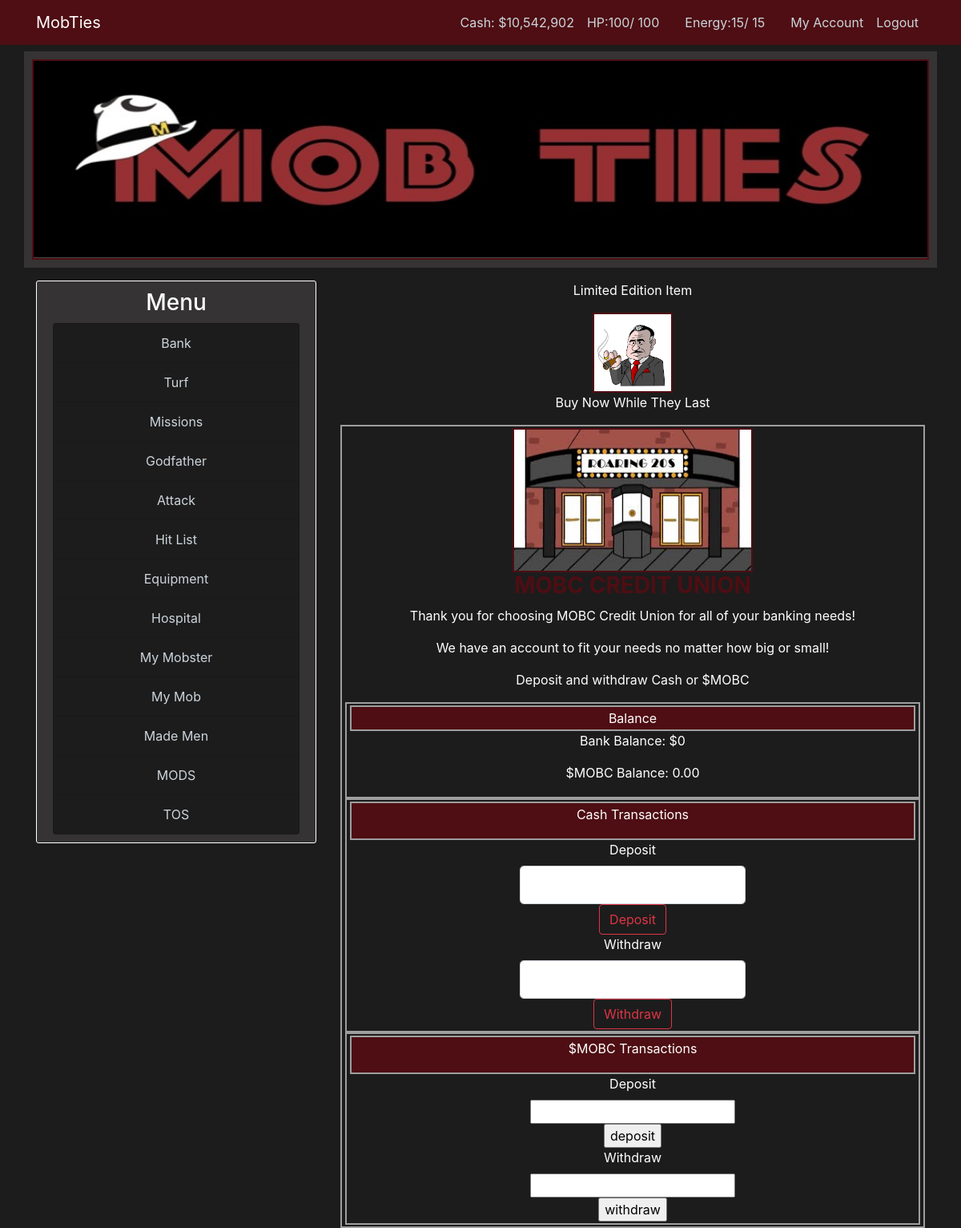
/bank (signed in), run on the app's committed database.
### mobster/models.py (models this page shows, shortened)
class User(db.Model, UserMixin):
    id = db.Column(db.Integer, primary_key=True)
    username = db.Column(db.String(22), unique=True, nullable=False)
    email = db.Column(db.String(120), unique=True, nullable=False)
    image_file = db.Column(db.String(20), nullable=False, default='default.jpg')
    password = db.Column(db.String(60), nullable=False)
    cash_on_hand = db.Column(db.Integer, default=0)
    cash_in_bank = db.Column(db.Integer, default=0)
    posts = db.relationship('Post', backref='author', lazy=True)
    items = db.relationship('User_Items', lazy=True)
    turf = db.relationship('User_Turf', lazy=True)
    stats = db.relationship('User_Stats', uselist=False)

class User_Stats(db.Model):
    id = db.Column(db.Integer, primary_key=True)
    user_level = db.Column(db.Integer, nullable=False, default=1)
    user_current_health = db.Column(db.Integer, default=100)
    user_max_health = db.Column(db.Integer, default=100)
    user_in_icu = db.Column(db.Boolean, default=False)
    user_health_thread_running = db.Column(db.Boolean, default=False)
    user_current_energy = db.Column(db.Integer, default=10)
    user_max_energy = db.Column(db.Integer, default=10)
    user_energy_thread_running = db.Column(db.Boolean, default=False)
    user_current_stamina = db.Column(db.Integer, default=10)
    user_max_stamina = db.Column(db.Integer, default=10)
    user_stamina_thread_running = db.Column(db.Boolean, default=False)
    user_experience = db.Column(db.Integer, nullable=False, default=0)
    user_total_income = db.Column(db.Integer, default=0)
    user_current_mission_id = db.Column(db.Integer, default=1)
    user_current_mission_stage = db.Column(db.Integer, default=1)
    user_total_missions_complete = db.Column(db.Integer, default=0)
    user_on_hitlist = db.Column(db.Boolean, default=False)
    user_current_bounty = db.Column(db.Integer, default=0)
    user_total_bounty_collected = db.Column(db.Integer, default=0)
    experience_to_level_up = db.Column(db.Integer, nullable=False, default=100)
    user_id = db.Column(db.Integer, db.ForeignKey('user.id'), nullable=False)

### mobster/routes.py (the view, shortened to what this page needs)
@app.route("/bank", methods=['GET', 'POST'])
@login_required
def bank():
    user = User.query.filter_by(username=current_user.username).first()
    deposit_form = BankDepositForm()
    withdraw_form = BankWithdrawForm()
    return render_template('game_templates/bank.html', title='Bank', deposit_form=deposit_form, withdraw_form=withdraw_form)

### mobster/forms.py (shortened to what this page needs)
class BankDepositForm(FlaskForm):
    deposit = IntegerField('Deposit', validators=[NumberRange(min=1)])
    deposit_submit = SubmitField('Deposit')

class BankWithdrawForm(FlaskForm):
    withdraw = IntegerField('Withdraw', validators=[NumberRange(min=0)])
    withdraw_submit = SubmitField('Withdraw')

### mobster/models.py (called while the page is built)
@login_manager.user_loader
def load_user(user_id):
    return User.query.get(int(user_id))

### mobster/templates/game_templates/bank.html (shortened to what this page needs)
{% extends "layout.html" %}
{% block body %}
    <div class="page-container">
	<div class="page-title">
	    <img src="{{ url_for('static',filename='images/bank.jpg') }}" alt="bank.jpg" width="300" height="180">
	    <h3><b>MOBC CREDIT UNION</b></h3>
	    <p>Thank you for choosing MOBC Credit Union for all of your banking needs!</p>
            <p>We have an account to fit your needs no matter how big or small!</p>
            <p> Deposit and withdraw Cash or $MOBC</p>
	</div>
	<div class="page-container">
	    <div class="page-container-head">
		Balance
	    </div>
	    <div class="page-container-body">
			<p>Bank Balance: ${{ '{:,}'.format(current_user.cash_in_bank) }}</p>
            <p>$MOBC Balance: {{ '{:,.2f}'.format(0) }}</p>
	    </div>
	</div>
	<div class="page-container">
	    <div class="page-container-head">
            <p>Cash Transactions</p>
	    </div>
	    <div class="page-container-body">
	        <form method=POST action="#">
				{{ deposit_form.deposit.label(class="form-control-label") }}
				{% if deposit_form.deposit.errors %}
					{{ deposit_form.deposit(class="form-control form-control-lg is-invalid") }}
					<div class="invalid-feedback">
						{% for error in deposit_form.deposit.errors %}
							<span>{{ error }}</span>
						{% endfor %}
					</div>
				{% else %}
					{{ deposit_form.deposit(class="form-control form-control-lg page-container-form", autocomplete="off") }}
				{% endif%}
				{{ deposit_form.deposit_submit(class="btn btn-outline-danger") }}
			</form>
			<form method=POST action="#">
				{{ withdraw_form.withdraw.label(class="form-control-label") }}
				{% if withdraw_form.withdraw.errors %}
					{{ withdraw_form.withdraw(class="form-control form-control-lg is-invalid") }}
					<div class="invalid-feedback">
						{% for error in withdraw_form.withdraw.errors %}
							<span>{{ error }}</span>
						{% endfor %}
					</div>
				{% else %}
					{{ withdraw_form.withdraw(class="form-control form-control-lg page-container-form", autocomplete="off") }}
				{% endif%}
				{{ withdraw_form.withdraw_submit(class="btn btn-outline-danger") }}
			</form>
	    </div>
	</div>
	<div class="page-container">
	    <div class="page-container-head">
		<p>$MOBC Transactions</p>
	    </div>
	    <div class="page-container-body">
		<form action="#">
	            <label for="deposit">Deposit</label><br>
		    <input type="text" name="deposit"><br>
		    <input type="submit" value="deposit">
		</form>
		<form action="#">
		    <label for="withdraw">Withdraw</label><br>
		    <input type="text" name="withdraw"><br>
		    <input type="submit" value="withdraw">
		</form>
	    </div>
        </div>
    </div>
{% endblock %}

### mobster/templates/layout.html (shortened to what this page needs)
<!DOCTYPE html>
<html>
	<head>
        <link rel="stylesheet" href="https://stackpath.bootstrapcdn.com/bootstrap/4.3.1/css/bootstrap.min.css">
		<link rel="stylesheet" type="text/css" href="{{ url_for('static', filename='main.css') }}">
	</head>
	<body>
        <header class="site-header">
            <nav class="navbar navbar-expand-md navbar-dark bg-dark-red fixed-top">
                <div class="container">
                    <a class="navbar-brand mr-4" href="/">MobTies</a>
                    <div class="collapse navbar-collapse" id="navbarToggle">
                        <div class="navbar-nav">
                            {% if current_user.is_authenticated %}
                            <a class="nav-item nav-link" href="#"><span hidden id="id">{{current_user.id}}</span></a>
                            <a class="nav-item nav-link" href="#"><span hidden id="username">{{current_user.username}}</span></a>
                                <a class="nav-item nav-link" href="{{ url_for('bank') }}">Cash: ${{ '{:,}'.format(current_user.cash_on_hand) }}</a>
                                <a class="nav-item nav-link" href="{{ url_for('hospital') }}">
                                    HP:<span id="current_health">{{ current_user.stats.user_current_health }}</span>/
                                    <span id="max_health">{{ current_user.stats.user_max_health }}</span></a>
                                <a class="nav-item nav-link" href="#"><span hidden id="health_clock">0</span></a>
                                <a class="nav-item nav-link" href="{{ url_for('hospital') }}">
                                    Energy:<span id="current_energy">{{ current_user.stats.user_current_energy }}</span>/
                                    <span id="max_energy">{{ current_user.stats.user_max_energy }}</span></a>
                                <a class="nav-item nav-link" href="#"><span hidden id="energy_clock">0</span></a>
                                <a class="nav-item nav-link" href="{{ url_for('account') }}">My Account</a>
                                <a class="nav-item nav-link" href="{{ url_for('logout') }}">Logout</a>
                            {% else %}
                                <a class="nav-item nav-link" href="{{ url_for('login') }}">Login</a>
                                <a class="nav-item nav-link" href="{{ url_for('register') }}">Register</a>
                            {% endif %}
                        </div>
                    </div>
                </div>
            </nav>
            <div class="container header-container header-img">
                <img src="{{url_for('static' ,filename='images/banner3.jpg')}}" width="100%" height="250px">
            </div>
        </header>
        <main role="main" class="container main-container">
            <div class="row">
                <div class="col-md-4">
                    <div class="content-section">
                        <h3 class='menu-text centered'>Menu</h3>
                        <ul class="list-group">
                            <li class="list-group-item list-group-item-dark centered sidebar-item"><a href="{{ url_for('bank') }}">Bank</a></li>
                            <li class="list-group-item list-group-item-dark centered sidebar-item"><a href="{{ url_for('turf') }}">Turf</a></li>
                            <li class="list-group-item list-group-item-dark centered sidebar-item"><a href="{{ url_for('missions') }}">Missions</a></li>
                            <li class="list-group-item list-group-item-dark centered sidebar-item"><a href="{{ url_for('godfather') }}">Godfather</a></li>
                            <li class="list-group-item list-group-item-dark centered sidebar-item"><a href="{{ url_for('attack') }}">Attack</a></li>
                            <li class="list-group-item list-group-item-dark centered sidebar-item"><a href="{{ url_for('hitlist') }}">Hit List</a></li>
                            <li class="list-group-item list-group-item-dark centered sidebar-item"><a href="{{ url_for('equipment') }}">Equipment</a></li>
                            <li class="list-group-item list-group-item-dark centered sidebar-item"><a href="{{ url_for('hospital') }}">Hospital</a></li>
                            <li class="list-group-item list-group-item-dark centered sidebar-item"><a href="{{ url_for('my_mobster', id=current_user.id) }}">My Mobster</a></li>
                            <li class="list-group-item list-group-item-dark centered sidebar-item"><a href="{{ url_for('my_mob') }}">My Mob</a></li>
                            <li class="list-group-item list-group-item-dark centered sidebar-item"><a href="{{ url_for('made_men') }}">Made Men</a></li>
                            <li class="list-group-item list-group-item-dark centered sidebar-item"><a href="{{ url_for('mods') }}">MODS</a></li>
                            <li class="list-group-item list-group-item-dark centered sidebar-item"><a href="{{ url_for('tos') }}">TOS</a></li>
                        </ul>
                    </div>
                </div>
                <div class="col-md-8">
                    <div class="header centered">
                        <p>Limited Edition Item</p>
                        <img src="{{url_for('static', filename='images/godfather.jpg')}}" width="100" height="100">
                        <p>Buy Now While They Last</p>
                    </div>
                    {% block body %}{% endblock %}
                </div>
	</body>
</html>

### mobster/static/main.css (style rules this page uses)
body { background: #1d1c1c; color: #ffffff; margin-top: 4rem; }
h1, h2, h3, h4, h5 { color: #444444; }
.bg-dark-red { background-color: #4e0e13; }
.centered { text-align: center; }
.menu-text { color: #ffffff; }
.sidebar-item { background-color: #1d1c1c; }
.site-header .navbar-nav .nav-link, .sidebar-item a { color: #cbd5db; }
.content-section { background: #353333; padding: 10px 20px; border: 1px solid #FFFFFF; border-radius: 3px; margin-bottom: 20px; }
h3 { color: #4e0e13; }
.header-img { background: #353333; padding: 10px 10px; text-align: center; width: 100%; }
.header-container { margin-bottom: 1rem; }
.page-container { background: #1d1c1c; padding: 2px 4px; border: 2px solid #9E9E9E; text-align: center; }
.page-container-head { background: #4e0e13; padding: 2px 4px; border: 2px solid #9E9E9E; text-align: center; }
.page-container-body { margin-left: 30%; margin-right: 30%; }
.page-container-form { text-align: center; }
img { border: 2px solid #4e0e13 }

### data on the page
User: cash_on_hand "10,542,902", cash_in_bank "0"
User_Stats: stats.user_current_health "100", stats.user_max_health "100", stats.user_current_energy "15", stats.user_max_energy "15"

### other printed values
{{ '{:,.2f}'.format(0) }} "0.00"
{{ deposit_form.deposit.label(class="form-control-label") }} "Deposit"
{{ withdraw_form.withdraw.label(class="form-control-label") }} "Withdraw"
